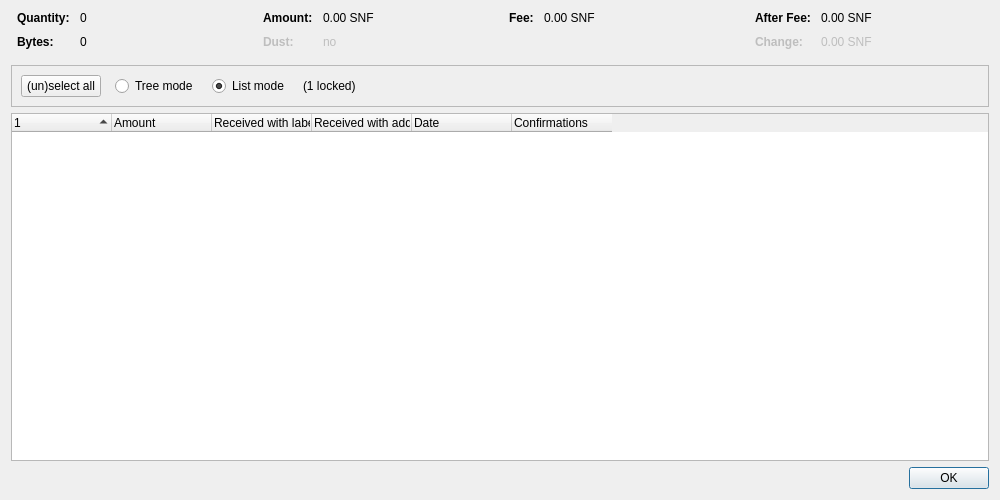
<?xml version="1.0" encoding="UTF-8"?>
<ui version="4.0">
 <class>CoinControlDialog</class>
 <widget class="QDialog" name="CoinControlDialog">
  <property name="geometry">
   <rect>
    <x>0</x>
    <y>0</y>
    <width>1000</width>
    <height>500</height>
   </rect>
  </property>
  <property name="windowTitle">
   <string>Coin Selection</string>
  </property>
  <layout class="QVBoxLayout" name="verticalLayout">
   <item>
    <layout class="QHBoxLayout" name="horizontalLayoutTop" stretch="0,0,0,0">
     <property name="topMargin">
      <number>0</number>
     </property>
     <property name="bottomMargin">
      <number>10</number>
     </property>
     <item>
      <layout class="QFormLayout" name="formLayoutCoinControl1">
       <property name="horizontalSpacing">
        <number>10</number>
       </property>
       <property name="verticalSpacing">
        <number>10</number>
       </property>
       <property name="leftMargin">
        <number>6</number>
       </property>
       <property name="rightMargin">
        <number>6</number>
       </property>
       <item row="0" column="0">
        <widget class="QLabel" name="labelCoinControlQuantityText">
         <property name="font">
          <font>
           <weight>75</weight>
           <bold>true</bold>
          </font>
         </property>
         <property name="text">
          <string>Quantity:</string>
         </property>
        </widget>
       </item>
       <item row="0" column="1">
        <widget class="QLabel" name="labelCoinControlQuantity">
         <property name="cursor">
          <cursorShape>IBeamCursor</cursorShape>
         </property>
         <property name="contextMenuPolicy">
          <enum>Qt::ActionsContextMenu</enum>
         </property>
         <property name="text">
          <string notr="true">0</string>
         </property>
         <property name="textInteractionFlags">
          <set>Qt::LinksAccessibleByMouse|Qt::TextSelectableByKeyboard|Qt::TextSelectableByMouse</set>
         </property>
        </widget>
       </item>
       <item row="1" column="0">
        <widget class="QLabel" name="labelCoinControlBytesText">
         <property name="font">
          <font>
           <weight>75</weight>
           <bold>true</bold>
          </font>
         </property>
         <property name="text">
          <string>Bytes:</string>
         </property>
        </widget>
       </item>
       <item row="1" column="1">
        <widget class="QLabel" name="labelCoinControlBytes">
         <property name="cursor">
          <cursorShape>IBeamCursor</cursorShape>
         </property>
         <property name="contextMenuPolicy">
          <enum>Qt::ActionsContextMenu</enum>
         </property>
         <property name="text">
          <string notr="true">0</string>
         </property>
         <property name="textInteractionFlags">
          <set>Qt::LinksAccessibleByMouse|Qt::TextSelectableByKeyboard|Qt::TextSelectableByMouse</set>
         </property>
        </widget>
       </item>
      </layout>
     </item>
     <item>
      <layout class="QFormLayout" name="formLayoutCoinControl2">
       <property name="horizontalSpacing">
        <number>10</number>
       </property>
       <property name="verticalSpacing">
        <number>10</number>
       </property>
       <property name="leftMargin">
        <number>6</number>
       </property>
       <property name="rightMargin">
        <number>6</number>
       </property>
       <item row="0" column="0">
        <widget class="QLabel" name="labelCoinControlAmountText">
         <property name="font">
          <font>
           <weight>75</weight>
           <bold>true</bold>
          </font>
         </property>
         <property name="text">
          <string>Amount:</string>
         </property>
        </widget>
       </item>
       <item row="0" column="1">
        <widget class="QLabel" name="labelCoinControlAmount">
         <property name="cursor">
          <cursorShape>IBeamCursor</cursorShape>
         </property>
         <property name="contextMenuPolicy">
          <enum>Qt::ActionsContextMenu</enum>
         </property>
         <property name="text">
          <string notr="true">0.00 SNF</string>
         </property>
         <property name="textInteractionFlags">
          <set>Qt::LinksAccessibleByMouse|Qt::TextSelectableByKeyboard|Qt::TextSelectableByMouse</set>
         </property>
        </widget>
       </item>
       <item row="1" column="0">
        <widget class="QLabel" name="labelCoinControlLowOutputText">
         <property name="enabled">
          <bool>false</bool>
         </property>
         <property name="font">
          <font>
           <weight>75</weight>
           <bold>true</bold>
          </font>
         </property>
         <property name="text">
          <string>Dust:</string>
         </property>
        </widget>
       </item>
       <item row="1" column="1">
        <widget class="QLabel" name="labelCoinControlLowOutput">
         <property name="enabled">
          <bool>false</bool>
         </property>
         <property name="cursor">
          <cursorShape>IBeamCursor</cursorShape>
         </property>
         <property name="contextMenuPolicy">
          <enum>Qt::ActionsContextMenu</enum>
         </property>
         <property name="text">
          <string notr="true">no</string>
         </property>
         <property name="textInteractionFlags">
          <set>Qt::LinksAccessibleByMouse|Qt::TextSelectableByKeyboard|Qt::TextSelectableByMouse</set>
         </property>
        </widget>
       </item>
      </layout>
     </item>
     <item>
      <layout class="QFormLayout" name="formLayoutCoinControl3">
       <property name="horizontalSpacing">
        <number>10</number>
       </property>
       <property name="verticalSpacing">
        <number>10</number>
       </property>
       <property name="leftMargin">
        <number>6</number>
       </property>
       <property name="rightMargin">
        <number>6</number>
       </property>
       <item row="0" column="0">
        <widget class="QLabel" name="labelCoinControlFeeText">
         <property name="font">
          <font>
           <weight>75</weight>
           <bold>true</bold>
          </font>
         </property>
         <property name="text">
          <string>Fee:</string>
         </property>
        </widget>
       </item>
       <item row="0" column="1">
        <widget class="QLabel" name="labelCoinControlFee">
         <property name="cursor">
          <cursorShape>IBeamCursor</cursorShape>
         </property>
         <property name="contextMenuPolicy">
          <enum>Qt::ActionsContextMenu</enum>
         </property>
         <property name="text">
          <string notr="true">0.00 SNF</string>
         </property>
         <property name="textInteractionFlags">
          <set>Qt::LinksAccessibleByMouse|Qt::TextSelectableByKeyboard|Qt::TextSelectableByMouse</set>
         </property>
        </widget>
       </item>
      </layout>
     </item>
     <item>
      <layout class="QFormLayout" name="formLayoutCoinControl4">
       <property name="horizontalSpacing">
        <number>10</number>
       </property>
       <property name="verticalSpacing">
        <number>10</number>
       </property>
       <property name="leftMargin">
        <number>6</number>
       </property>
       <property name="rightMargin">
        <number>6</number>
       </property>
       <item row="0" column="0">
        <widget class="QLabel" name="labelCoinControlAfterFeeText">
         <property name="font">
          <font>
           <weight>75</weight>
           <bold>true</bold>
          </font>
         </property>
         <property name="text">
          <string>After Fee:</string>
         </property>
        </widget>
       </item>
       <item row="0" column="1">
        <widget class="QLabel" name="labelCoinControlAfterFee">
         <property name="cursor">
          <cursorShape>IBeamCursor</cursorShape>
         </property>
         <property name="contextMenuPolicy">
          <enum>Qt::ActionsContextMenu</enum>
         </property>
         <property name="text">
          <string notr="true">0.00 SNF</string>
         </property>
         <property name="textInteractionFlags">
          <set>Qt::LinksAccessibleByMouse|Qt::TextSelectableByKeyboard|Qt::TextSelectableByMouse</set>
         </property>
        </widget>
       </item>
       <item row="1" column="0">
        <widget class="QLabel" name="labelCoinControlChangeText">
         <property name="enabled">
          <bool>false</bool>
         </property>
         <property name="font">
          <font>
           <weight>75</weight>
           <bold>true</bold>
          </font>
         </property>
         <property name="text">
          <string>Change:</string>
         </property>
        </widget>
       </item>
       <item row="1" column="1">
        <widget class="QLabel" name="labelCoinControlChange">
         <property name="enabled">
          <bool>false</bool>
         </property>
         <property name="cursor">
          <cursorShape>IBeamCursor</cursorShape>
         </property>
         <property name="contextMenuPolicy">
          <enum>Qt::ActionsContextMenu</enum>
         </property>
         <property name="text">
          <string notr="true">0.00 SNF</string>
         </property>
         <property name="textInteractionFlags">
          <set>Qt::LinksAccessibleByMouse|Qt::TextSelectableByKeyboard|Qt::TextSelectableByMouse</set>
         </property>
        </widget>
       </item>
      </layout>
     </item>
    </layout>
   </item>
   <item>
    <widget class="QFrame" name="frame">
     <property name="minimumSize">
      <size>
       <width>0</width>
       <height>40</height>
      </size>
     </property>
     <property name="frameShape">
      <enum>QFrame::StyledPanel</enum>
     </property>
     <property name="frameShadow">
      <enum>QFrame::Sunken</enum>
     </property>
     <layout class="QHBoxLayout" name="horizontalLayout">
      <item>
       <layout class="QHBoxLayout" name="horizontalLayoutPanel" stretch="0,0,0,0,0">
        <property name="spacing">
         <number>14</number>
        </property>
        <item>
         <widget class="QPushButton" name="pushButtonSelectAll">
          <property name="sizePolicy">
           <sizepolicy hsizetype="Maximum" vsizetype="Fixed">
            <horstretch>0</horstretch>
            <verstretch>0</verstretch>
           </sizepolicy>
          </property>
          <property name="text">
           <string>(un)select all</string>
          </property>
          <property name="autoDefault">
           <bool>false</bool>
          </property>
         </widget>
        </item>
        <item>
         <widget class="QRadioButton" name="radioTreeMode">
          <property name="sizePolicy">
           <sizepolicy hsizetype="Maximum" vsizetype="Fixed">
            <horstretch>0</horstretch>
            <verstretch>0</verstretch>
           </sizepolicy>
          </property>
          <property name="text">
           <string>Tree mode</string>
          </property>
         </widget>
        </item>
        <item>
         <widget class="QRadioButton" name="radioListMode">
          <property name="sizePolicy">
           <sizepolicy hsizetype="Maximum" vsizetype="Fixed">
            <horstretch>0</horstretch>
            <verstretch>0</verstretch>
           </sizepolicy>
          </property>
          <property name="text">
           <string>List mode</string>
          </property>
          <property name="checked">
           <bool>true</bool>
          </property>
         </widget>
        </item>
        <item>
         <widget class="QLabel" name="labelLocked">
          <property name="text">
           <string notr="true">(1 locked)</string>
          </property>
         </widget>
        </item>
        <item>
         <spacer name="horizontalSpacer">
          <property name="orientation">
           <enum>Qt::Horizontal</enum>
          </property>
          <property name="sizeHint" stdset="0">
           <size>
            <width>40</width>
            <height>20</height>
           </size>
          </property>
         </spacer>
        </item>
       </layout>
      </item>
     </layout>
    </widget>
   </item>
   <item>
    <widget class="CoinControlTreeWidget" name="treeWidget">
     <property name="contextMenuPolicy">
      <enum>Qt::CustomContextMenu</enum>
     </property>
     <property name="sortingEnabled">
      <bool>false</bool>
     </property>
     <property name="columnCount">
      <number>6</number>
     </property>
     <attribute name="headerShowSortIndicator" stdset="0">
      <bool>true</bool>
     </attribute>
     <attribute name="headerStretchLastSection">
      <bool>false</bool>
     </attribute>
     <column>
      <property name="text">
       <string/>
      </property>
     </column>
     <column>
      <property name="text">
       <string>Amount</string>
      </property>
     </column>
     <column>
      <property name="text">
       <string>Received with label</string>
      </property>
     </column>
     <column>
      <property name="text">
       <string>Received with address</string>
      </property>
     </column>
     <column>
      <property name="text">
       <string>Date</string>
      </property>
     </column>
     <column>
      <property name="text">
       <string>Confirmations</string>
      </property>
      <property name="toolTip">
       <string>Confirmed</string>
      </property>
     </column>
     <column>
      <property name="text">
       <string/>
      </property>
     </column>
     <column>
      <property name="text">
       <string/>
      </property>
     </column>
     <column>
      <property name="text">
       <string/>
      </property>
     </column>
     <column>
      <property name="text">
       <string/>
      </property>
     </column>
    </widget>
   </item>
   <item>
    <widget class="QDialogButtonBox" name="buttonBox">
     <property name="orientation">
      <enum>Qt::Horizontal</enum>
     </property>
     <property name="standardButtons">
      <set>QDialogButtonBox::Ok</set>
     </property>
    </widget>
   </item>
  </layout>
 </widget>
 <customwidgets>
  <customwidget>
   <class>CoinControlTreeWidget</class>
   <extends>QTreeWidget</extends>
   <header>qt/coincontroltreewidget.h</header>
  </customwidget>
 </customwidgets>
 <resources/>
 <connections/>
</ui>
